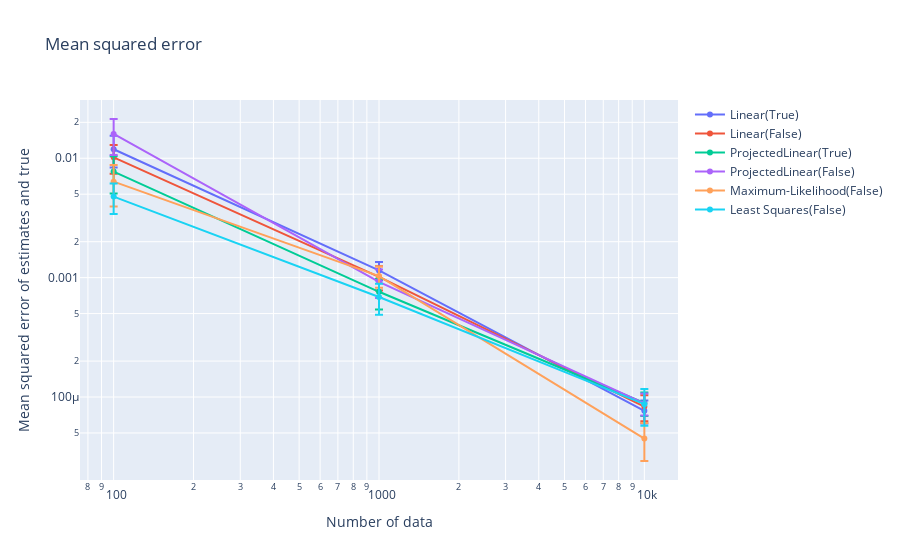

The notebook cell saved with this chart:
### Code cell
data_analysis.make_mses_graph_estimation_results(
    estimation_results_list,  # 「EstimationResultのリスト」のリスト
    case_name_list,  # ケース名のリスト。ここに指定した文字列が凡例に表示される
    true_object
)

### Figure 1 — Plotly figure (JSON) as saved in the notebook; plotly's stock layout.template omitted (floating-point values rounded to 4 significant figures)
{"data": [{"error_y": {"array": [0.00353, 0.0002039, 1.678e-05], "type": "data", "visible": true}, "mode": "lines+markers", "name": "Linear(True)", "type": "scatter", "x": [100, 1000, 10000], "y": [0.01189, 0.00115, 7.664e-05]}, {"error_y": {"array": [0.002762, 0.000235, 2.034e-05], "type": "data", "visible": true}, "mode": "lines+markers", "name": "Linear(False)", "type": "scatter", "x": [100, 1000, 10000], "y": [0.01018, 0.001014, 8.315e-05]}, {"error_y": {"array": [0.002658, 0.0002189, 1.994e-05], "type": "data", "visible": true}, "mode": "lines+markers", "name": "ProjectedLinear(True)", "type": "scatter", "x": [100, 1000, 10000], "y": [0.007733, 0.0007611, 8.912e-05]}, {"error_y": {"array": [0.005331, 0.0002473, 1.852e-05], "type": "data", "visible": true}, "mode": "lines+markers", "name": "ProjectedLinear(False)", "type": "scatter", "x": [100, 1000, 10000], "y": [0.01599, 0.000923, 8.844e-05]}, {"error_y": {"array": [0.002421, 0.0002071, 1.579e-05], "type": "data", "visible": true}, "mode": "lines+markers", "name": "Maximum-Likelihood(False)", "type": "scatter", "x": [100, 1000, 10000], "y": [0.006369, 0.00103, 4.49e-05]}, {"error_y": {"array": [0.001361, 0.000199, 2.968e-05], "type": "data", "visible": true}, "mode": "lines+markers", "name": "Least Squares(False)", "type": "scatter", "x": [100, 1000, 10000], "y": [0.004775, 0.0006884, 8.715e-05]}], "layout": {"title": {"text": "Mean squared error"}, "xaxis": {"title": {"text": "Number of data"}, "type": "log"}, "yaxis": {"title": {"text": "Mean squared error of estimates and true"}, "type": "log"}}}
